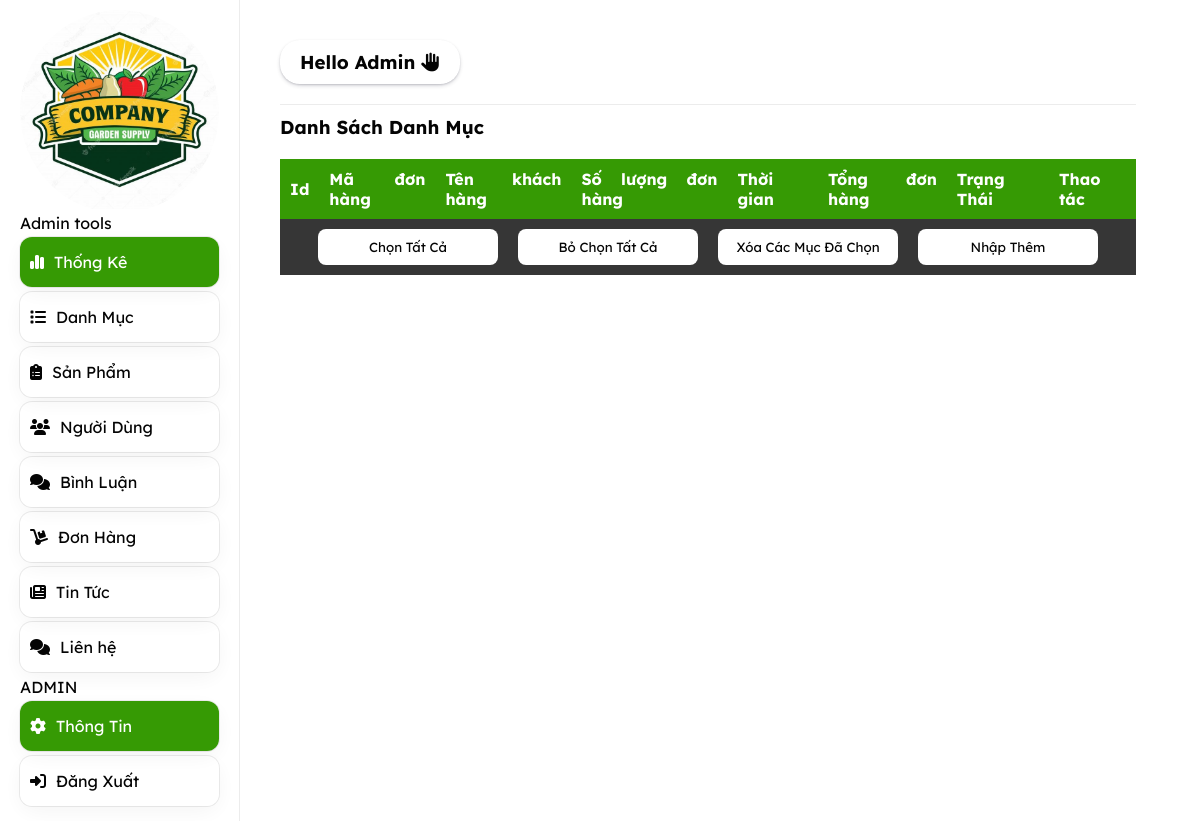
Before: /admin/index.php?act=listbill with the older database file.
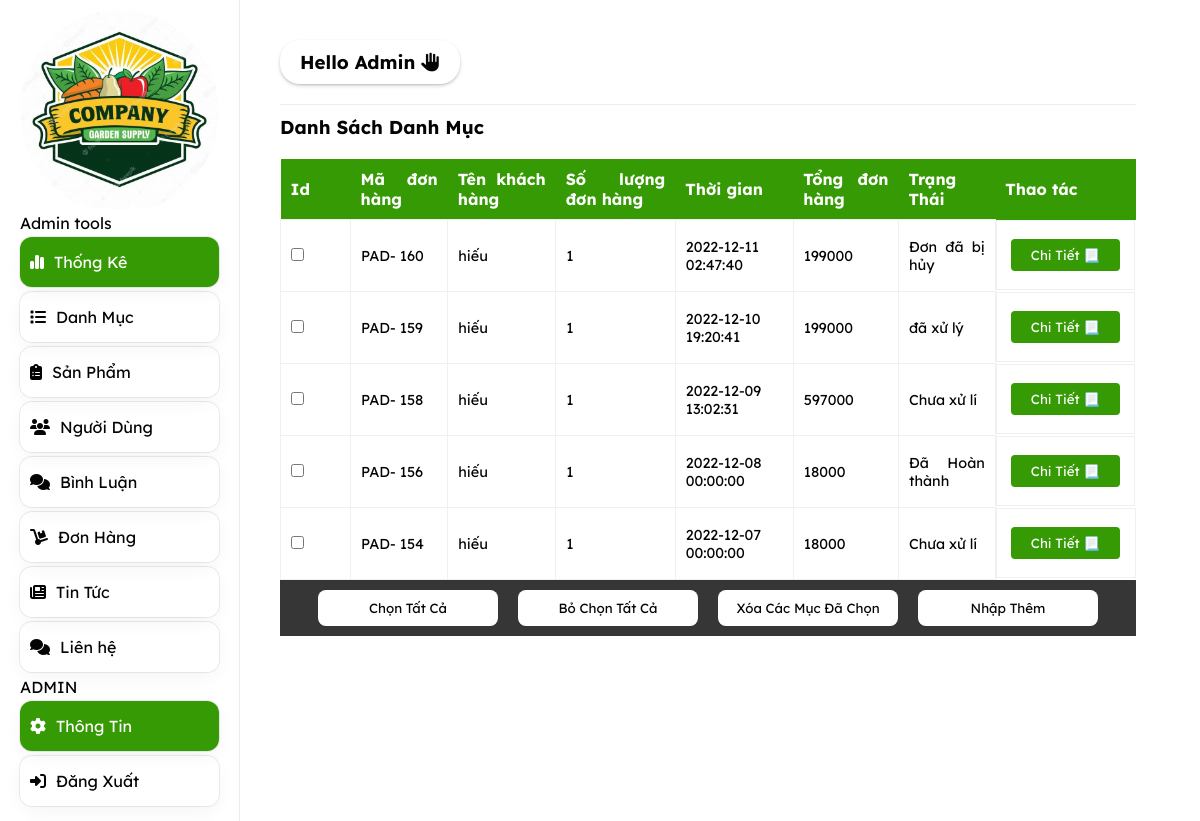
After: the same page with the newer database file.
### tables this page shows
CREATE TABLE `bill` (
  `id` int(11) NOT NULL,
  `id_user` int(11) DEFAULT 0,
  `bill_name` varchar(255) NOT NULL,
  `name_hh` text NOT NULL,
  `soluong` int(11) NOT NULL,
  `bill_address` varchar(255) NOT NULL,
  `bill_tel` varchar(255) NOT NULL,
  `bill_email` varchar(255) NOT NULL,
  `bill_pttt` tinyint(1) DEFAULT 1 COMMENT '1.thanh toán trực tiếp  2.thanh toán bằng thẻ  3.thanh toán ',
  `ngaydathang` datetime NOT NULL,
  `total` int(1) NOT NULL DEFAULT 0,
  `bill_status` tinyint(1) NOT NULL DEFAULT 0 COMMENT '0.đơn hàng mới 1.đơn đang sử lý 2.đang giao hàng 3.đã giao hàng'
);

### model/pdo.php (called while the page is built, shortened)
<?php
function pdo_get_connection(){
    $dburl = "mysql:host=localhost;dbname=duan1;charset=utf8";
    $username = 'root';
    $password = '';
    $conn = new PDO($dburl, $username, $password);
    $conn->setAttribute(PDO::ATTR_ERRMODE, PDO::ERRMODE_EXCEPTION);
    return $conn;
}
function pdo_query($sql){
    $sql_args = array_slice(func_get_args(), 1);
    try{
        $conn = pdo_get_connection();
        $stmt = $conn->prepare($sql);
        $stmt->execute($sql_args);
        $rows = $stmt->fetchAll();
        return $rows;
    }
    catch(PDOException $e){
        throw $e;
    }
    finally{
        unset($conn);
    }
}

### model/cart.php (called while the page is built, shortened)
<?php
function loadall_cart_count($idbill){
    $sql="select * from cart where idbill=". $idbill;
    $bill=pdo_query($sql);
    return sizeof($bill);
}
function loadall_bill($kyw="",$iduser=0){
$sql="select * from bill where 1 ";
$sql.="order by id desc";
$listbill=pdo_query($sql);
return $listbill;
}
function get_ttdh($n){
    switch($n){
        case '0';
        $tt="Chưa xử lí";
        break;
        case '1';
        $tt="đã xử lý";
        break;
        case '3';
        $tt="Đã Hoàn thành";
        break;
        case '4';
        $tt="Đơn đã bị hủy";
        break;
    }
    return $tt;
}
?>

### admin/bill/listbill.php (the view, shortened to what this page needs)
<!DOCTYPE html>
<html lang="en">
<head>
    <link rel="stylesheet" href="../public/css/style.css">
</head>
<body>
<h3 style="margin-top: 10px;">Danh Sách Danh Mục</h3>
<form action="">
        <table>
            <thead>
                <tr>
                    <th>Id</th>
                    <th>Mã đơn hàng </th>
                    <th>Tên khách hàng</th>
                    <th>Số lượng đơn hàng</th>
                    <th>Thời gian</th>
                    <th>Tổng đơn hàng</th>
                    <th>Trạng Thái</th>
                    <th>Thao tác</th>
                </tr>
            </thead>
            <tbody>
                <?php
                foreach ($listbill as $bill) {
                    extract($bill);
                    $status = get_ttdh($bill['bill_status']);
                    $count = loadall_cart_count($bill['id']);
                    $detail = "index.php?act=chitietbill&id=" . $id;
                   ?>
                            <tr>
                                    <td><input type="checkbox" name="" id=""></td>
                                    <td>PAD- <?php echo $id ?></td>
                                    <td><?php echo $bill_name ?></td>
                                    <td><?php echo $count ?></td>
                                    <td> <?php echo $ngaydathang ?></td>
                                    <td> <?php echo $total ?></td>
                                    <td> <?php echo $status ?></td>
                                    <td style="text-align: center; display: flex;">
                                        <a style="text-decoration: none; margin: 4px;" href="<?php echo $detail ?>">
                                            <input type="button" class="edit" value="Chi Tiết 📃">
                                        </a>
                                    </td>
                            </tr>
                <?php
                }
                ?>
            </tbody>
        </table>
        <div class="table-btn">
            <input type="button" value="Chọn Tất Cả">
            <input type="button" value="Bỏ Chọn Tất Cả">
            <input type="button" value="Xóa Các Mục Đã Chọn">
            <a href="index.php?act=adddm"><input type="button" value="Nhập Thêm"></a>
        </div>
        </form>
    </div>
    </div>
</body>
</html>

### admin/header.php (shortened to what this page needs)
<!DOCTYPE html>
<html lang="en">
<head>
    <link rel="stylesheet" href="https://cdnjs.cloudflare.com/ajax/libs/font-awesome/6.2.0/css/all.min.css"
 />
    <link rel="stylesheet" href="../public/css/style.css">
</head>
<body>
    <div class="container">
        <div class="box-left">
            <div class="box-left-img">
                <a href="../view/index.php"><img src="../Images/logo/logo2.jpg" alt=""></a>
            </div>
            <p style="margin-bottom: 4px;">Admin tools</p>
            <a href="index.php?act=thongke">
                <div class="box-left-content" style="background-color: #339900; color: #fff;">
                    <i class="fa-solid fa-chart-simple fa-bounce"
                        style=" --fa-bounce-start-scale-x: 1; --fa-bounce-start-scale-y: 1; --fa-bounce-jump-scale-x: 1; --fa-bounce-jump-scale-y: 1; --fa-bounce-land-scale-x: 1; --fa-bounce-land-scale-y: 1; --fa-bounce-rebound: 0;"></i>
                    <p>Thống Kê</p>
                </div>
            </a>
            <a href="index.php?act=dm">
                <div class="box-left-content">
                    <i class="fa-solid fa-list"></i>
                    <p>Danh Mục</p>
                </div>
            </a>
            <a href="index.php?act=sp">
                <div class="box-left-content">
                    <i class="fa-solid fa-clipboard-list"></i>
                    <p>Sản Phẩm</p>
                </div>
            </a>
            <a href="index.php?act=tk">
                <div class="box-left-content">
                    <i class="fa-solid fa-users"></i>
                    <p>Người Dùng</p>
                </div>
            </a>
            <a href="index.php?act=bl">
                <div class="box-left-content">
                    <i class="fa-solid fa-comments"></i>
                    <p>Bình Luận</p>
                </div>
            </a>
            <a href="index.php?act=listbill">
                <div class="box-left-content">
                    <i class="fa-solid fa-dolly"></i>
                    <p>Đơn Hàng</p>
                </div>
            </a>
            <a href="index.php?act=blog">
                <div class="box-left-content">
                <i class="fa-solid fa-newspaper"></i>
                    <p>Tin Tức</p>
                </div>
            </a>
            <a href="index.php?act=listcontact">
                <div class="box-left-content">
                    <i class="fa-solid fa-comments"></i>
                    <p>Liên hệ</p>
                </div>
            </a>
            <p style="margin-bottom: 4px;">ADMIN</p>
            <a href="">
                <div class="box-left-content" style="background-color: #339900; color: #fff;">
                    <i class="fa-solid fa-gear fa-spin" style="--fa-animation-duration: 15s;"></i>
                    <p>Thông Tin</p>
                </div>
            </a>
            <a href="index.php?act=logout" class="logout">
                <div class="box-left-content">
                    <i class="fa-solid fa-right-to-bracket"></i>
                    <p>Đăng Xuất</p>
                </div>
            </a>
        </div>
        <div class="box-right">
            <div class="info">
                <h3>Hello Admin <i class="fa-solid fa-hand"></i></h3>
            </div>
            <div class="content">

### admin/index.php (shortened to what this page needs)
<?php
include "../model/pdo.php";
include "../model/cart.php";
include "header.php";
if (isset($_GET['act'])) {
   $act = $_GET['act'];
   switch ($act) {
         case 'listbill';
            if(isset($_POST['kyw'])&&($_POST[kyw]!="")){
               $kyw=$_POST['kyw'];
            }else{
               $kyw="";
            }
            $listbill=loadall_bill($kyw,0);
            include "bill/listbill.php";
            break;
?><script>
<?php
   }
}
include "footer.php";
?>

### admin/footer.php (shortened to what this page needs)
</body>
</html>

### public/css/style.css (style rules this page uses)
.table-btn { width: 100%; padding: 10px; display: flex; justify-content: center; background-color: #333333; }
.table-btn input[type=button], .table-btn input[type=submit], .table-btn input[type=reset] { border: none; padding: 10px; margin: 0px 10px; border-radius: 8px; min-width: 180px; background-color: #ffff; transition: .5s; }
a { text-decoration: none; }
table { text-align: justify; width: 100%; margin-top: 20px; border-collapse: collapse; overflow: hidden; }
table thead th { background-color: #339900; padding: 10px; color: #fff; }
table tr { transition: .1s; }
table tr td { font-size: .9em; min-height: 50px; min-width: 70px; margin-bottom: 2px; padding: 10px; border: 1px solid #F0F0F0; }
table input[type=button] { margin: 4px 0px; padding: 8px 20px; border: none; border-radius: 4px; color: #fff; min-width: 80px; }
table input.edit { background-color: #339900; }
* { padding: 0; margin: 0; box-sizing: border-box; font-family: fontAdmin; }
.container { color: #333333; display: flex; opacity: .98; color: #000; }
.box-left { width: 20%; padding: 10px 20px; border-right: .5px solid rgba(0, 0, 0, 0.08); }
.box-left-img { overflow: hidden; border-radius: 50%; }
.box-left-img img { width: 100%; height: 90%; }
.box-right { width: 78%; padding: 40px; }
.box-left-content { box-shadow: rgba(0, 0, 0, 0.05) 0px 6px 24px 0px, rgba(0, 0, 0, 0.08) 0px 0px 0px 1px; margin-bottom: 5px; overflow: hidden; display: flex; height: 50px; justify-content: start; border-radius: 12px; line-height: 50px; color: black; transition: .1s; }
.box-left-content i { line-height: 50px; margin: 0px 10px; }
.info { padding: 10px; text-align: center; max-width: 180px; border-radius: 20px; box-shadow: rgba(50, 50, 93, 0.25) 0px 2px 5px -1px, rgba(0, 0, 0, 0.3) 0px 1px 3px -1px; }
.content { border-top: .5px solid rgba(0, 0, 0, 0.08); margin-top: 20px; }

Changed rows visible on the page:
added bill: id "160", bill_name "hiếu", count "1", ngaydathang "2022-12-11 02:47:40", total "199000", bill_status "Đơn đã bị hủy"
added bill: id "159", bill_name "hiếu", count "1", ngaydathang "2022-12-10 19:20:41", total "199000", bill_status "đã xử lý"
added bill: id "158", bill_name "hiếu", count "1", ngaydathang "2022-12-09 13:02:31", total "597000", bill_status "Chưa xử lí"
added bill: id "156", bill_name "hiếu", count "1", ngaydathang "2022-12-08 00:00:00", total "18000", bill_status "Đã Hoàn thành"
added bill: id "154", bill_name "hiếu", count "1", ngaydathang "2022-12-07 00:00:00", total "18000", bill_status "Chưa xử lí"
